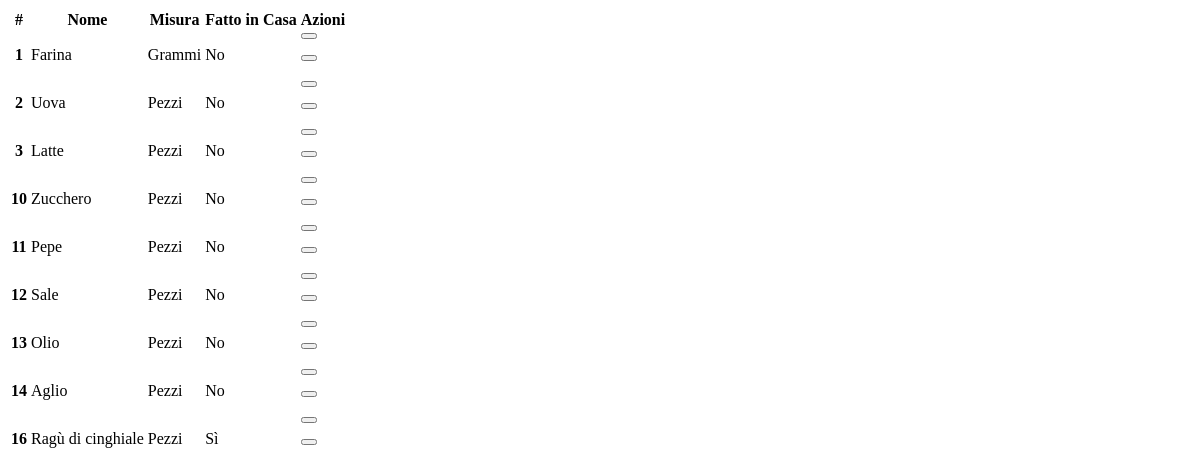
Page /menu/tabellaIngredienti (signed in) on the earlier database version.
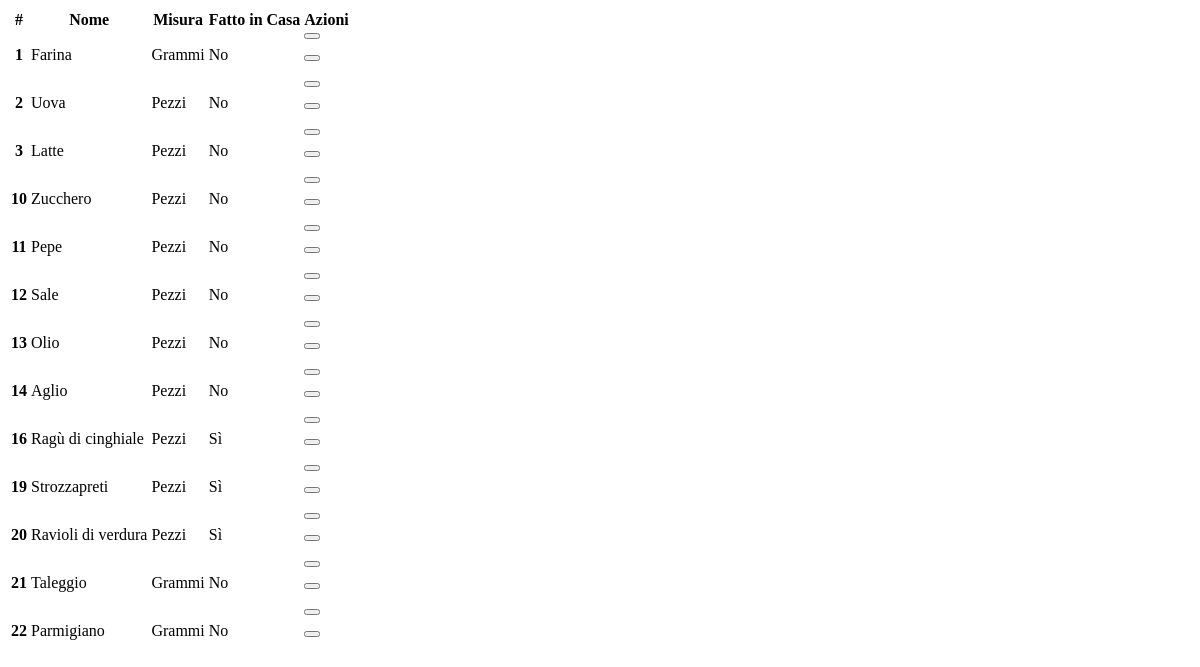
Same page on the later database version.
### gestioneMenu/models.py (models this page shows, shortened)
class Ingrediente(models.Model):
    nome = models.CharField(max_length=100)
    idMisura = models.ForeignKey(Misura, on_delete=models.CASCADE)
    fattoInCasa = models.BooleanField()
    class Meta:
        verbose_name = 'Ingrediente'
        verbose_name_plural = 'Ingredienti'

class Misura(models.Model):
    nome = models.TextField(max_length=50)
    def __str__(self):
        return self.nome
    class Meta:
        verbose_name = 'Misura'
        verbose_name_plural = 'Misure'

### gestioneMenu/views.py (the view)
# urls.py: path('tabellaIngredienti', views.tabellaIngredienti, name='tabellaIngredienti'),
@login_required
def tabellaIngredienti(request):
    ingredienti = Ingrediente.objects.all()
    return render(request, 'ingredienti/tabellaIngredienti.html', {'ingredienti' : ingredienti,'permessiAzioni': request.user.has_perm('gestioneMenu.delete_Ingrediente')})

### gestioneMenu/templates/ingredienti/tabellaIngredienti.html (shortened to what this page needs)
<table class="table table-primary">
    <thead>
      <tr>
        <th scope="col">#</th>
        <th scope="col">Nome</th>
        <th scope="col">Misura</th>
        <th scope="col">Fatto in Casa</th>
        {% if permessiAzioni %}
        <th scope="col">Azioni</th>
        {% endif %}
      </tr>
    </thead>
    <tbody>
        {% for ingrediente in ingredienti %}
        <tr>
            <th scope="row">
              {{ ingrediente.id}}
            </th>
            <td>
              {{ ingrediente.nome }}
            </td>
            <td>
              {{ ingrediente.idMisura }}
            </td>
            <td>
                {% if ingrediente.fattoInCasa %}
                Sì
                {% else %}
                No
                {% endif %}
            </td>
            {% if permessiAzioni %}
            <td>
              <div class="row">
                <div class="col-sm-6 col-md-3">
                  <form hx-post="{% url 'modificaIngrediente' %}" hx-target="#divNotifica">
                    <button type="submit" class="buttonSubmit"></button>
                  </form>
                </div>
                <div class="col-sm-6 col-md-3">
                  <form hx-post="{% url 'eliminaIngrediente' %}" hx-target="#divNotifica">
                    <button type="submit" onclick="return confirm('Vuoi davvero eliminare questo ingrediente?')" class="buttonSubmit"></button>
                  </form>
                </div>
              </div>
            </td>
            {% endif %}
        </tr>
        {% endfor %}
    </tbody>
  </table>

Differences in the rows shown:
added Ingrediente: id "19", nome "Strozzapreti", idMisura "Pezzi", fattoInCasa "Sì"
added Ingrediente: id "20", nome "Ravioli di verdura", idMisura "Pezzi", fattoInCasa "Sì"
added Ingrediente: id "21", nome "Taleggio", idMisura "Grammi", fattoInCasa "No"
added Ingrediente: id "22", nome "Parmigiano", idMisura "Grammi", fattoInCasa "No"
